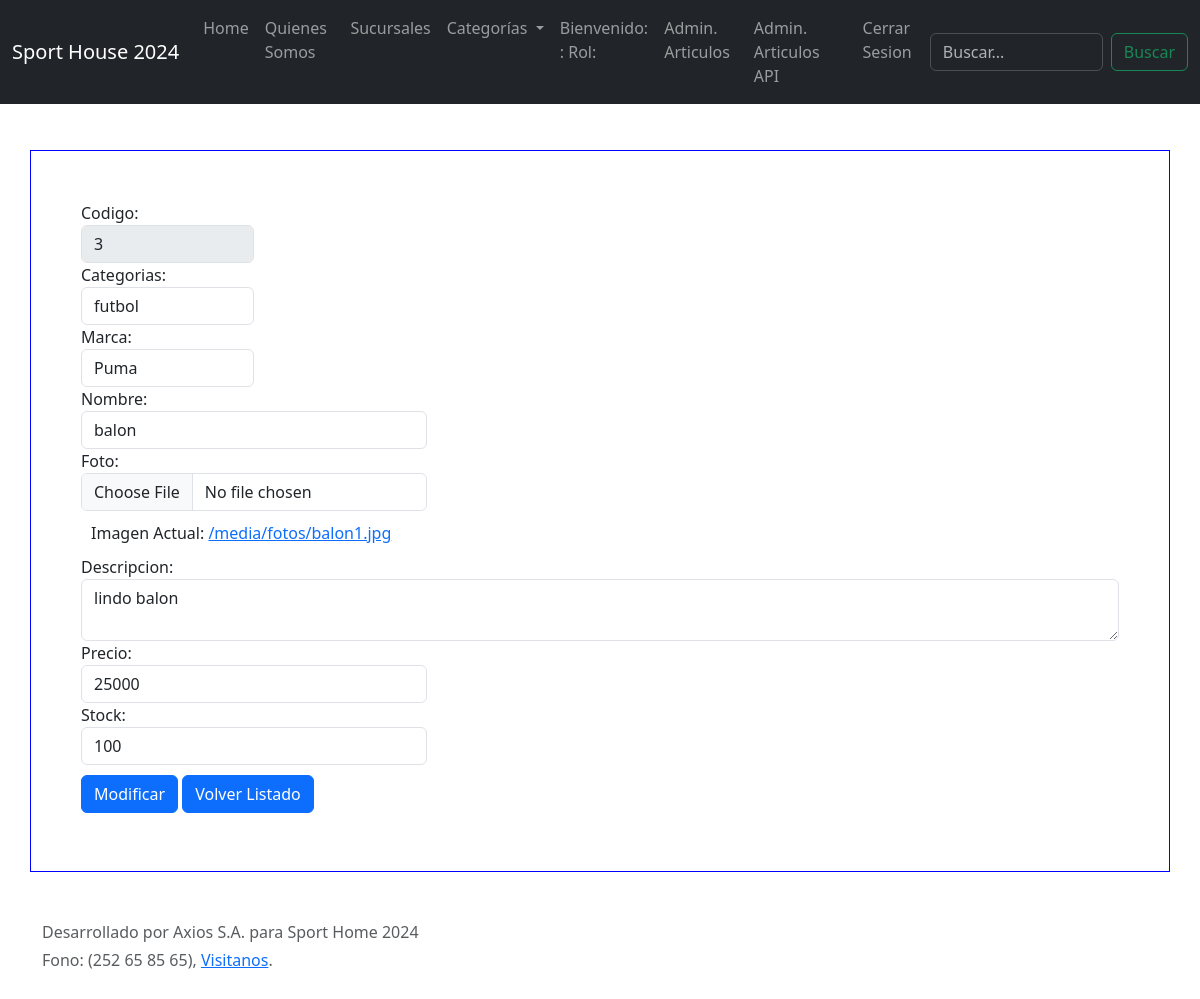
Page /modificar/3/ (signed in) on the committed database.
### web/models.py (models this page shows, shortened)
class Articulo(models.Model):
    id = models.AutoField(primary_key=True)
    marca =  models.ForeignKey(Marcas, on_delete=models.CASCADE)
    categoria = models.ForeignKey(Categoria, on_delete=models.CASCADE)
    nombre = models.CharField(max_length=200,null=False)
    imagen = models.ImageField(upload_to='fotos',default='fotos/no-disponible.jpg')
    description = models.TextField()
    precio = models.IntegerField()
    stock = models.IntegerField()

### web/views.py (the view)
# urls.py: path('modificar/<id>/',modificar_buscar,name='MOD'),
@login_required(login_url='login/')
@permission_required('web.view_articulo',login_url='/login/')
def modificar_buscar(request, id):
    art= Articulo.objects.get(id=id)
    contexto={}
    contexto["art"]=art
    print(art.description)
    contexto["items"] = Marcas.objects.all()
    contexto["categorias"] = Categoria.objects.all()
    return render(request,"admin/modificar.html",contexto)

### web/templates/admin/modificar.html (shortened to what this page needs)
{% extends "core/base.html" %} {% load static %} {% block contenido %}
<div
  class="container"
  style="margin-top: 150px; border: solid 1px blue; padding: 50px"
>
  <div width="10%">
    <form method="POST" action="{% url 'MODI' %}">
      <div class="form-row">
        <div class="form-group col-2">
          <label>Codigo:</label>
          <input
            type="text"
            class="form-control"
            disabled
            value="{{art.id}}"
          />
        </div>
      </div>
      <div class="form-group col-2">
        <label>Categorias:</label>
        <select name="Categoria" class="form-control">
          {% for reg in categorias %} {% if reg.nombre == art.categoria.nombre %}
          <option selected value="{{ reg.nombre }}">{{reg.nombre}}</option>
          {% else %}
          <option value="{{ reg.nombre }}">{{reg.nombre}}</option>
          {% endif %} {% endfor %}
        </select>
      </div>
      <div class="form-group col-2">
        <label>Marca:</label>
        <select name="Marca" class="form-control">
          {% for reg in items %} {% if reg.marca == art.marca.nombre %}
          <option selected value="{{ reg.nombre }}">{{reg.nombre}}</option>
          {% else %}
          <option value="{{ reg.nombre }}">{{reg.nombre}}</option>
          {% endif %} {% endfor %}
        </select>
      </div>
      <div class="form-group col-md-4">
        <label>Nombre:</label>
        <input
          type="text"
          class="form-control"
          name="Nombre"
          placeholder="ingrese nombre del articulo"
          value="{{art.nombre}}"
        />
      </div>
      <div class="form-group col-md-4">
        <label>Foto:</label>
        <input
          type="file"
          class="form-control"
          name="file"
        />
      </div>
      <div style="margin: 10px;"> Imagen Actual: <a href="{{art.imagen.url}}">{{art.imagen.url}}</a></div>
      <div class="form-group">
        <label>Descripcion:</label>
        <textarea class="form-control" name="Descripcion">
{{art.description}}</textarea
        >
      </div>
      <div class="form-row">
        <div class="form-group col-md-4">
          <label>Precio:</label>
          <input
            type="number"
            class="form-control"
            name="Precio"
            value="{{art.precio}}"
          />
        </div>
        <div class="form-group col-md-4">
          <label>Stock:</label>
          <input
            type="number"
            class="form-control"
            name="Stock"
            value="{{art.stock}}"
          />
        </div>
      </div>
      <div style="margin-top: 10px">
        <button type="submit" class="btn btn-primary">Modificar</button>
        <button type="button" onclick="ir()" class="btn btn-primary">
          Volver Listado
        </button>
      </div>
    </form>
  </div>
</div>
{% endblock contenido %}

### rows in the picture
Articulo: id "3", Nombre "balon", imagen "/media/fotos/balon1.jpg", Descripcion "lindo balon", Precio "25000", Stock "100"

### other values in the picture
form field Categoria "futbol"
form field Marca "Puma"
